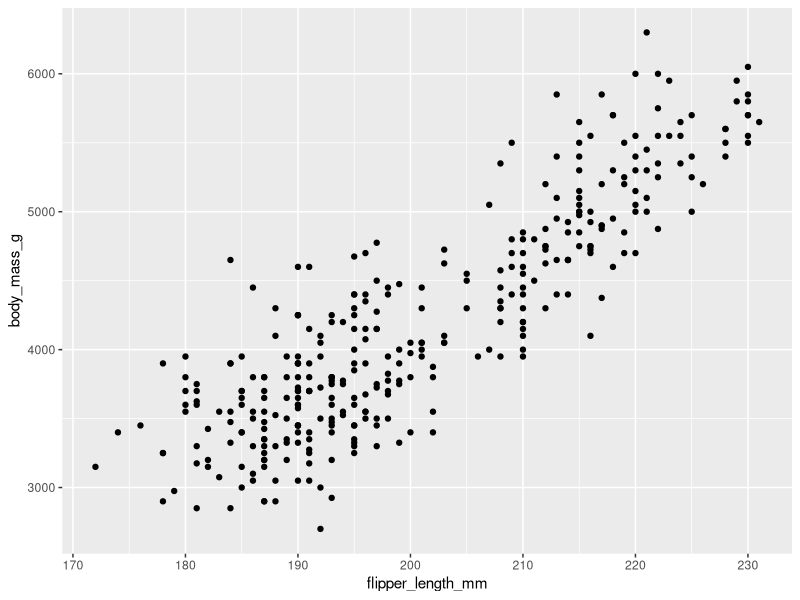
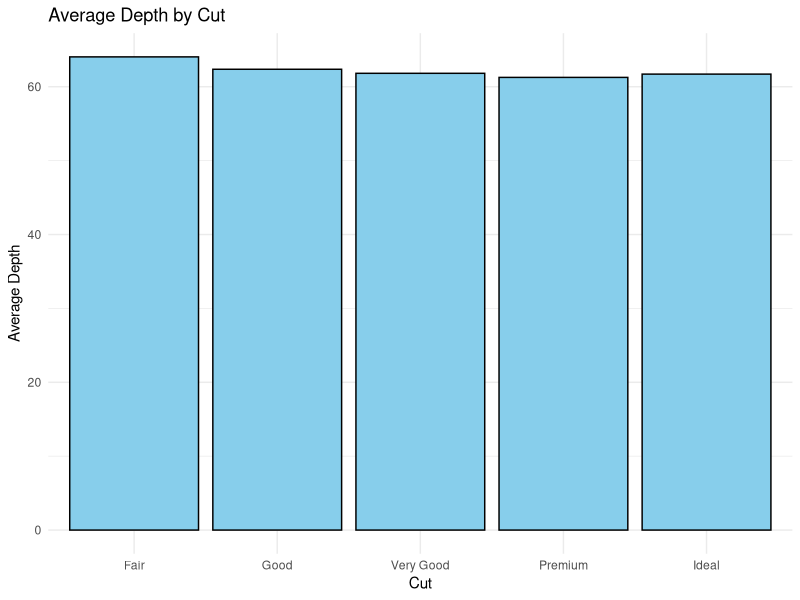

Generate these figures, in order, with R:
library(ggplot2)
library(palmerpenguins)
library(tidyverse)

data(penguins)
View(penguins)

ggplot(data = penguins) +
geom_point(
  mapping = aes(
    x = flipper_length_mm,
    y = body_mass_g
  )
)

avg_depth_cut = diamonds %>%
  group_by(cut) %>%
  summarize(avg_depth = mean(depth))

print(avg_depth_cut)

bar_graph_depth_cut = 
  ggplot(data = avg_depth_cut, aes(
    x = cut,
    y = avg_depth
  )) + geom_bar(
    stat = "identity",
    fill = "skyblue",
    color = "black"
  ) + labs(
    title = "Average Depth by Cut",
    x = "Cut",
    y = "Average Depth"
  ) + theme_minimal()

print(bar_graph_depth_cut)

